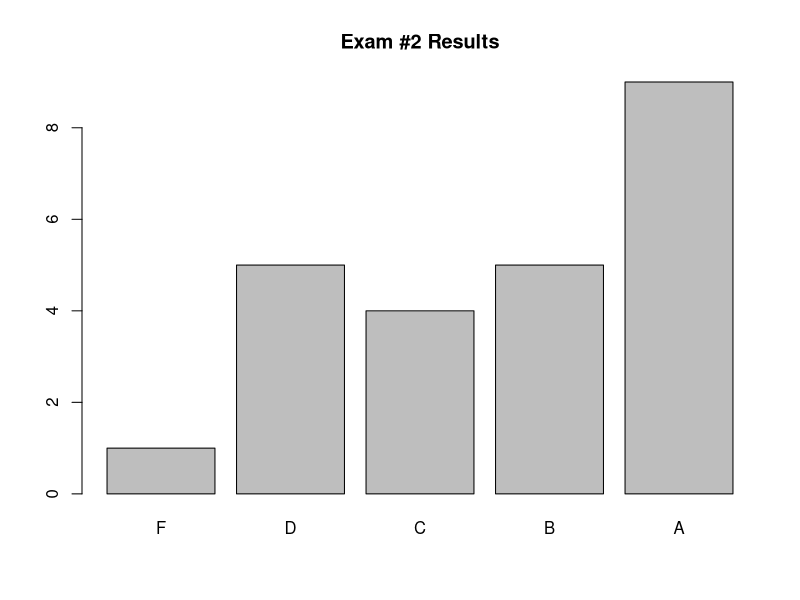

R code for this plot: (Note: this script raises an error after producing the figure.)
## ---- chunk 1
points <- c(5, 5, 5, 5, 10, 5, 5, 5, 5, 5, 5, 15, 15, 15)
g <- data.frame(q1a   = points[1]  - c(4,  5, 0, 0, 0, 4, 0, 1, 0, 0,  2,  4, 0, 4, 0,  0,  4,  4,  0, 4, 0, 5, 0,  0),
                q1b   = points[2]  - c(3,  5, 0, 0, 0, 4, 0, 0, 0, 0,  0,  3, 0, 1, 0,  2,  4,  3,  0, 0, 0, 5, 0,  0),
                q1c   = points[3]  - c(3,  5, 0, 0, 0, 4, 3, 0, 1, 0,  0,  3, 0, 0, 0,  0,  4,  3,  3, 0, 0, 5, 0,  0),
                q2a   = points[4]  - c(2,  0, 0, 2, 1, 3, 3, 0, 0, 0,  4,  0, 0, 1, 1,  4,  4,  0,  3, 0, 0, 2, 4,  0),
                q2b   = points[5]  - c(0,  0, 2, 0, 0, 0, 3, 0, 0, 0,  1,  0, 0, 0, 0,  2,  0,  0,  4, 0, 0, 7, 3,  2),
                                                                                                    
                q3    = points[6]  - c(1,  0, 0, 0, 0, 4, 0, 0, 0, 0,  1,  0, 0, 2, 0,  1,  0,  0,  0, 0, 0, 0, 0,  2),
                q4    = points[7]  - c(0,  0, 0, 0, 0, 0, 3, 0, 0, 0,  0,  0, 0, 0, 0,  2,  0,  0,  1, 0, 0, 0, 0,  0),
                q5    = points[8]  - c(0,  2, 0, 0, 0, 0, 2, 0, 0, 0,  0,  0, 0, 0, 0,  0,  0,  1,  0, 0, 0, 0, 4,  2),
                                                                                                    
                q6a   = points[9]  - c(3,  3, 0, 0, 4, 0, 1, 2, 3, 3,  4,  3, 3, 0, 0,  3,  2,  3,  3, 2, 0, 3, 1,  0),
                q6b   = points[10] - c(3,  0, 3, 2, 3, 4, 2, 2, 2, 2,  4,  3, 3, 2, 1,  3,  3,  5,  2, 1, 3, 4, 3,  1),
                q6c   =              c(1,  5, 1, 3, 2, 2, 1, 2, 0, 5,  1,  2, 2, 2, 3,  1,  1,  0,  2, 1, 1, 0, 3,  4),
                                                                                                    
                q7    = points[12] - c(0,  2, 0, 1, 1, 0, 0, 0, 0, 0,  3,  2, 0, 0, 0,  0,  0,  0,  0, 0, 2, 2, 0,  3),
                                                                                                    
                q8    = points[13] - c(2, 10, 0, 5, 0, 2, 1, 3, 8, 0, 12,  0, 0, 0, 2, 10,  8,  1,  5, 1, 1, 0, 0,  0),
                                                                                                    
                q9    = points[14] - c(3,  7, 3, 0, 7, 5, 0, 2, 1, 0, 12, 10, 1, 0, 5, 12, 10, 15, 10, 4, 4, 7, 1,  1))
g$grades <- rowSums(g)
summary(g$grades)

g$lgrades <- ifelse (g$grades<60, 'F', ifelse (g$grades<70, 'D', ifelse (g$grades<80, 'C', ifelse (g$grades<90, 'B', 'A'))))
g$lgrades <- factor(g$lgrades, c('F', 'D', 'C', 'B', 'A'))
barplot(table(g$lgrades))
title('Exam #2 Results')
## ---- chunk 2
g2 <- data.frame(question = c(rep('q1a',   length(g$q1a)),
                              rep('q1b',   length(g$q1b)),
                              rep('q1c',   length(g$q1c)),
                              rep('q2a',   length(g$q2a)),
                              rep('q2b',   length(g$q2b)),
                              rep('q3',    length(g$q3)),
                              rep('q4',    length(g$q4)),
                              rep('q5',    length(g$q5)),
                              rep('q6a',   length(g$q6a)),
                              rep('q6b',   length(g$q6b)),
                              rep('q6c',   length(g$q6c)),
                              rep('q7',    length(g$q7)),
                              rep('q8',    length(g$q8)),
                              rep('q9',    length(g$q9))),
                 score = 100*c(g$q1a/points[1], g$q1b/points[2], g$q1c/points[3], 
                               g$q2a/points[4], g$q2b/points[5], 
                               g$q3/points[6], g$q4/points[7], g$q5/points[8],
                               g$q6a/points[9], g$q6b/points[10], g$q6c/points[11], 
                               g$q7/points[12], g$q8/points[13], g$q9/points[14]))
plot(g2$question, g2$score, ylim=c(0,100))
title('Individual Question Results')
